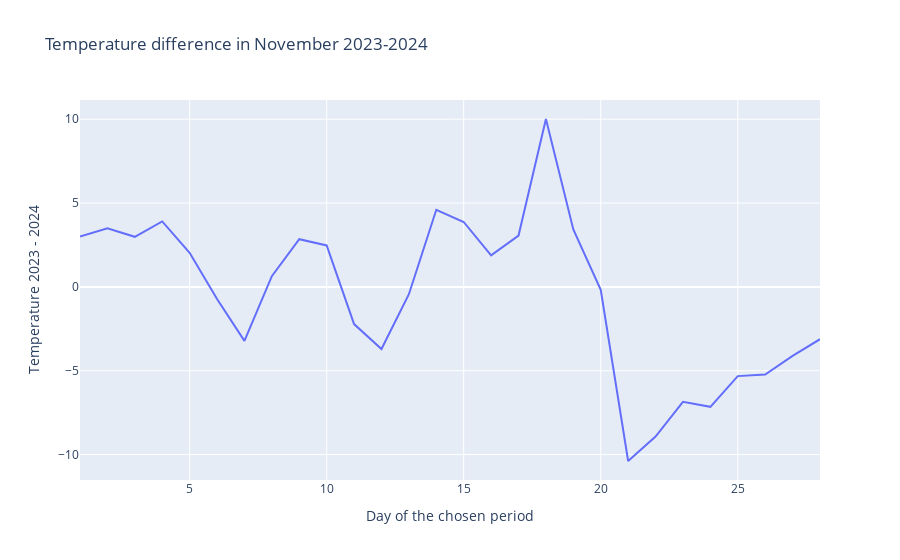
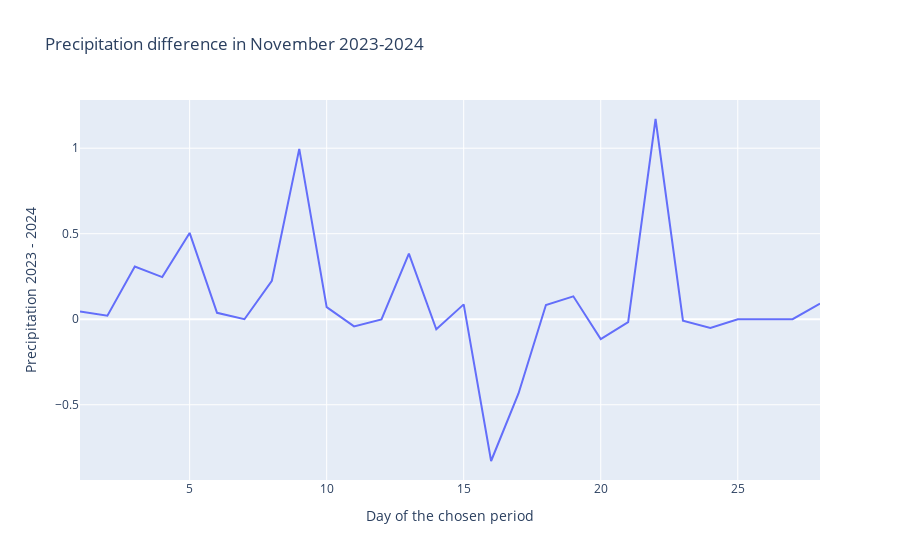

Notebook code cell kept with these figures, in order:
### Code cell
df_difference = pd.DataFrame()

df_difference['day_id'] = daily_avr_2023_station['day_id']
df_difference['T'] = daily_avr_2023_station['T'] - daily_avr_2024_station['T']
df_difference['RH'] = daily_avr_2023_station['RH'] - daily_avr_2024_station['RH']

# print(df_difference)

difference_T = px.line(df_difference, x = 'day_id', y = 'T', 
                       labels={
                            "day_id": "Day of the chosen period",
                            "T": "Temperature 2023 - 2024",
                            },
                       title = 'Temperature difference in November 2023-2024') # , color = 'name'
difference_T.show()

difference_T = px.line(df_difference, x = 'day_id', y = 'RH', 
                       labels={
                            "day_id": "Day of the chosen period",
                            "RH": "Precipitation 2023 - 2024",
                            },
                       title = 'Precipitation difference in November 2023-2024') # , color = 'name'
difference_T.show()

### Figure 1 — Plotly figure (JSON) as saved in the notebook; plotly's stock layout.template omitted (floating-point values rounded to 4 significant figures)
{"data": [{"hovertemplate": "Day of the chosen period=%{x}<br>Temperature 2023 - 2024=%{y}<extra></extra>", "legendgroup": "", "line": {"color": "#636efa", "dash": "solid"}, "marker": {"symbol": "circle"}, "mode": "lines", "name": "", "orientation": "v", "showlegend": false, "type": "scatter", "x": [1, 2, 3, 4, 5, 6, 7, 8, 9, 10, 11, 12, 13, 14, 15, 16, 17, 18, 19, 20, 21, 22, 23, 24, 25, 26, 27, 28], "xaxis": "x", "y": [3.008, 3.488, 2.987, 3.904, 2.033, -0.725, -3.217, 0.6417, 2.842, 2.471, -2.217, -3.704, -0.4375, 4.6, 3.871, 1.883, 3.062, 10.01, 3.425, -0.1792, -10.38, -8.925, -6.858, -7.154, -5.321, -5.225, -4.113, -3.121], "yaxis": "y"}], "layout": {"legend": {"tracegroupgap": 0}, "title": {"text": "Temperature difference in November 2023-2024"}, "xaxis": {"anchor": "y", "domain": [0, 1], "title": {"text": "Day of the chosen period"}}, "yaxis": {"anchor": "x", "domain": [0, 1], "title": {"text": "Temperature 2023 - 2024"}}}}

### Figure 2 — Plotly figure (JSON) as saved in the notebook; plotly's stock layout.template omitted (floating-point values rounded to 4 significant figures)
{"data": [{"hovertemplate": "Day of the chosen period=%{x}<br>Precipitation 2023 - 2024=%{y}<extra></extra>", "legendgroup": "", "line": {"color": "#636efa", "dash": "solid"}, "marker": {"symbol": "circle"}, "mode": "lines", "name": "", "orientation": "v", "showlegend": false, "type": "scatter", "x": [1, 2, 3, 4, 5, 6, 7, 8, 9, 10, 11, 12, 13, 14, 15, 16, 17, 18, 19, 20, 21, 22, 23, 24, 25, 26, 27, 28], "xaxis": "x", "y": [0.04583, 0.02083, 0.3081, 0.2462, 0.5046, 0.0375, 0.0, 0.2246, 0.9958, 0.07104, -0.04208, -0.000625, 0.3831, -0.05833, 0.08688, -0.8287, -0.434, 0.08333, 0.134, -0.1165, -0.01667, 1.171, -0.008333, -0.05083, 0.0, 0.0, 0.0, 0.09188], "yaxis": "y"}], "layout": {"legend": {"tracegroupgap": 0}, "title": {"text": "Precipitation difference in November 2023-2024"}, "xaxis": {"anchor": "y", "domain": [0, 1], "title": {"text": "Day of the chosen period"}}, "yaxis": {"anchor": "x", "domain": [0, 1], "title": {"text": "Precipitation 2023 - 2024"}}}}
